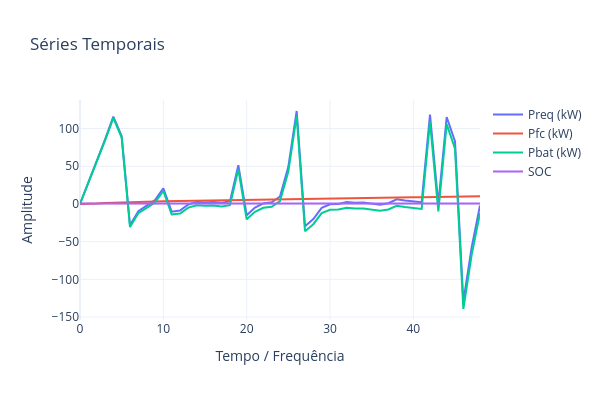

The code cell stored with this chart in its notebook:
### Code cell
ySeries = [preq_ems, pfc_ems, pbat_ems,soc_ems]
xSeries = [t_ems for i in range(len(ySeries))]
names = ['Preq (kW)', 'Pfc (kW)', 'Pbat (kW)','SOC']
PlotSeriesPLY(xSeries,ySeries,names)
